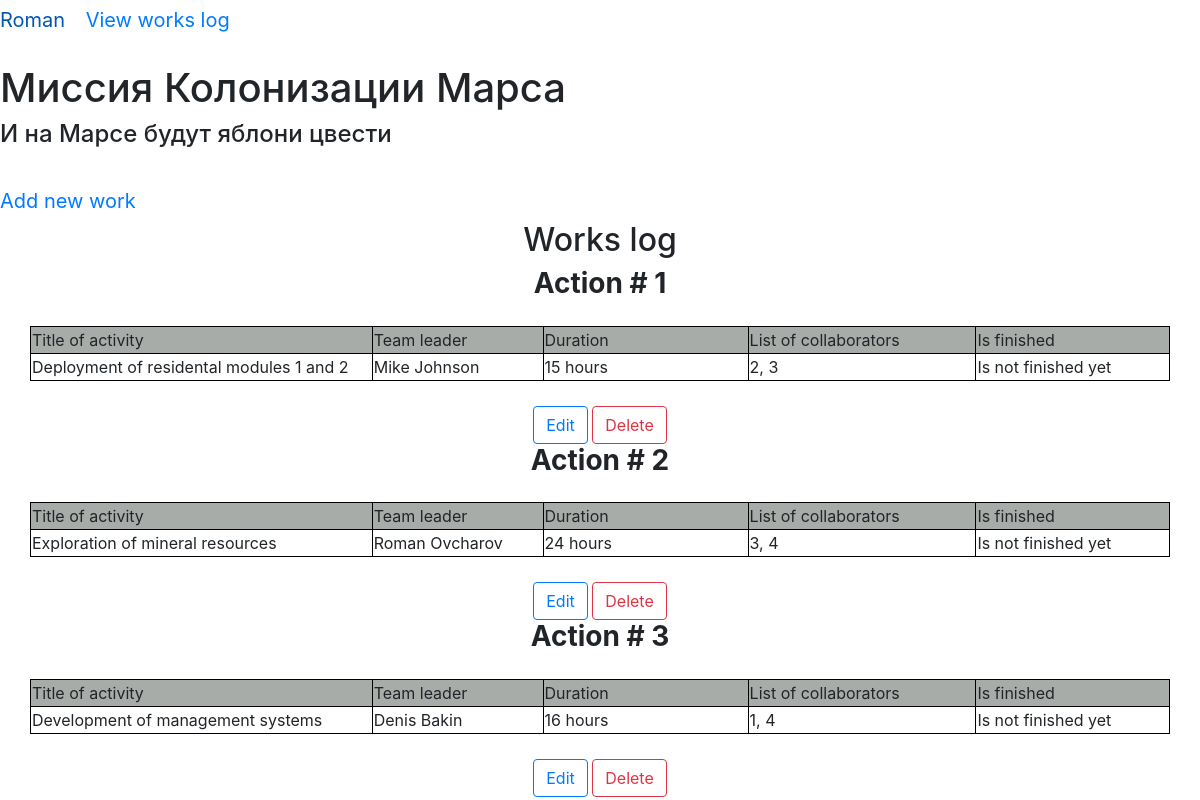
Page /works (signed in) on the committed database.
### data/users.py (models this page shows, shortened)
class User(SqlAlchemyBase, UserMixin):
    __tablename__ = 'users'
    id = sqlalchemy.Column(sqlalchemy.Integer, primary_key=True, autoincrement=True)
    surname = sqlalchemy.Column(sqlalchemy.String)
    name = sqlalchemy.Column(sqlalchemy.String)
    age = sqlalchemy.Column(sqlalchemy.Integer)
    position = sqlalchemy.Column(sqlalchemy.String)
    speciality = sqlalchemy.Column(sqlalchemy.String)
    address = sqlalchemy.Column(sqlalchemy.String)
    email = sqlalchemy.Column(sqlalchemy.String, unique=True)
    hashed_password = sqlalchemy.Column(sqlalchemy.String)
    modified_date = sqlalchemy.Column(sqlalchemy.DateTime, default=datetime.datetime.now)

### data/jobs.py (models this page shows, shortened)
class Jobs(SqlAlchemyBase, UserMixin):
    __tablename__ = 'jobs'
    id = sqlalchemy.Column(sqlalchemy.Integer, primary_key=True, autoincrement=True, unique=True)
    team_leader = sqlalchemy.Column(sqlalchemy.Integer, sqlalchemy.ForeignKey('users.id'))
    job = sqlalchemy.Column(sqlalchemy.String)
    work_size = sqlalchemy.Column(sqlalchemy.Integer)
    collaborators = sqlalchemy.Column(sqlalchemy.String)
    start_date = sqlalchemy.Column(sqlalchemy.DateTime, default=datetime.datetime.now())
    end_date = sqlalchemy.Column(sqlalchemy.DateTime)
    is_finished = sqlalchemy.Column(sqlalchemy.Boolean)
    author = sqlalchemy.Column(sqlalchemy.Integer, sqlalchemy.ForeignKey('users.id'), default=1)

### main.py (the view)
@app.route('/works')
@login_required
def works():
    session = db_session.create_session()
    works = session.query(Jobs).all()
    params = {'title': 'Works log',
              'session': session,
              'works': works,
              'User': User,
              'deleted': False,
              'warnings': []
              }
    return render_template('works_log.html', **params)

### data/db_session.py (called while the page is built)
def create_session() -> Session:
    global __factory
    return __factory()

### main.py (called while the page is built)
@login_manager.user_loader
def load_user(user_id):
    session = db_session.create_session()
    return session.query(User).get(user_id)

### templates/works_log.html (shortened to what this page needs)
{% extends 'base.html' %}
{% block content %}
<nav>
    <br>
    <a class="navbar-brand" href="/add_work">Add new work</a>
</nav>
<div align="center">
    <h2>Works log</h2>
    {% for i in works %}
    <h3><strong>Action # {{ loop.index }}</strong></h3>
    <table align="center" width="95%">
        <tr style="background-color: #A8ACA9;">
            <td width="30%">Title of activity</td>
            <td width="18">Team leader</td>
            <td width="18%">Duration</td>
            <td width="20%">List of collaborators</td>
            <td width="17%">Is finished</td>
        </tr>
        <tr>
            <td>{{ i.job }}</td>
            <td>{{ session.query(User).filter(User.id == i.team_leader)[0].name + ' ' +
                session.query(User).filter(User.id == i.team_leader)[0].surname }}
            </td>
            <td>{{ i.work_size }} hours</td>
            <td>{{ i.collaborators }}</td>
            {% if i.is_finished %}
            <td>Is finished</td>
            {% else %}
            <td>Is not finished yet</td>
            {% endif %}
        </tr>
    </table>
    <a class="btn btn-outline-primary" href="/edit_work/{{ loop.index }}">Edit</a>
    <a class="btn btn-outline-danger" href="/delete_work/{{ loop.index }}">Delete</a>
    {% endfor %}
</div>
{% endblock %}

### templates/base.html (shortened to what this page needs)
<!DOCTYPE html>
<html lang="en">
<head>
    <link rel="stylesheet" href="https://maxcdn.bootstrapcdn.com/bootstrap/4.0.0-alpha.4/css/bootstrap.min.css">
</head>
<body>
<nav>
    {% if current_user.is_authenticated %}
    <a class="navbar-brand" href="/logout">{{ current_user.name }}     </a>
    <a class="navbar-brand" href="/works">     View works log</a>
{% else %}
    <p>
        <a class="btn btn-primary " href="/register">Зарегистрироваться</a>
        <a class="btn btn-success" href="/login">Войти</a>
    </p>
{% endif %}
</nav>
<br>
<h1>Миссия Колонизации Марса</h1>
<h4>И на Марсе будут яблони цвести</h4>
{% block content %}
{% endblock %}
</body>
</html>

### templates/works_log.html (style rules this page uses)
table { border-collapse: collapse; }
table, th, td { border: 1px solid black; margin-top: 25px; margin-bottom: 25px; }

### rows in the picture
User: name "Roman"
Jobs: job "Deployment of residental modules 1 and 2", query "Mike Johnson", work_size "15", collaborators "2, 3", is_finished "Is not finished yet"
Jobs: job "Exploration of mineral resources", query "Roman Ovcharov", work_size "24", collaborators "3, 4", is_finished "Is not finished yet"
Jobs: job "Development of management systems", query "Denis Bakin", work_size "16", collaborators "1, 4", is_finished "Is not finished yet"
